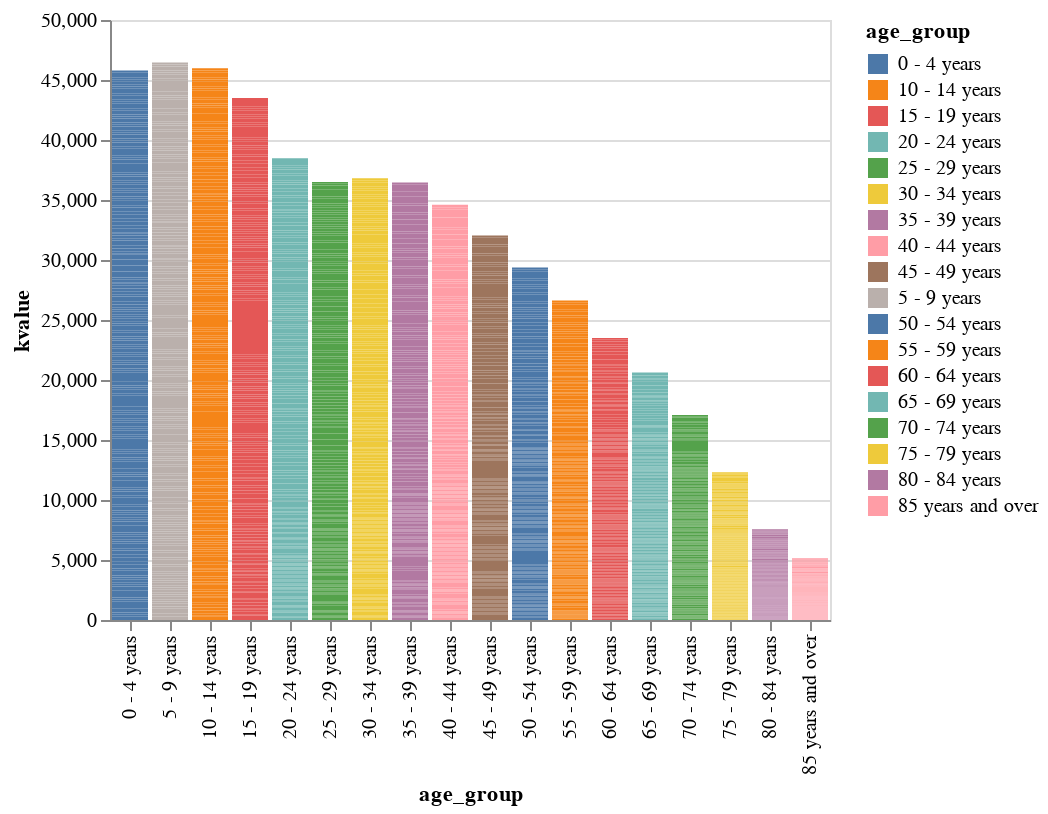

Source (notebook cell):
### Code cell
# Filtering the dataframe to include only the specified age groups
filtered_df = df[df['age_group'].isin(five_year_age_intervals)]

# Create an interactive slider for selecting years.
# The slider ranges from 1950 to 2023 with a step of 1 year.
input_slider = alt.binding_range(min=1950, max=2023, step=1)
slider_selection = alt.selection_single(bind=input_slider, fields=['year'], name="Year")

# Define the order of age groups to be used in the chart.
# This ensures that the age groups are displayed in a logical sequence.
age_group_order = [
    '0 - 4 years', '5 - 9 years', '10 - 14 years', '15 - 19 years', 
    '20 - 24 years', '25 - 29 years', '30 - 34 years', '35 - 39 years', 
    '40 - 44 years', '45 - 49 years', '50 - 54 years', '55 - 59 years', 
    '60 - 64 years', '65 - 69 years', '70 - 74 years', '75 - 79 years', 
    '80 - 84 years', '85 years and over'
]

# Create the chart using Altair
chart = alt.Chart(filtered_df).mark_bar().encode(
    x=alt.X('age_group:N', sort=age_group_order),  # Apply custom sorting to the x-axis based on age groups
    y='kvalue:Q',  # Quantitative value for the y-axis
    tooltip=['year', 'age_group', 'kvalue'],  # Tooltip information on hover
    color='age_group:N'  # Color encoding by age group
).add_selection(
    slider_selection  # Add the year slider to the chart
).transform_filter(
    slider_selection  # Filter the data based on the selected year from the slider
)

# Display the chart
chart.display()

### Figure 1 — Vega specification as saved in the notebook (floating-point values rounded to 4 significant figures; data arrays with more than 128 entries replaced by an {"elided": "..."} marker saying what was removed)
{"$schema": "https://vega.github.io/schema/vega/v5.json", "data": [{"name": "_server_source_0", "values": {"elided": "3996 records"}}, {"name": "Year_store"}, {"name": "source_0", "source": "_server_source_0", "transform": [{"type": "filter", "expr": "!length(data(\"Year_store\")) || vlSelectionTest(\"Year_store\", datum)"}, {"type": "formula", "expr": "datum[\"age_group\"]===\"0 - 4 years\" ? 0 : datum[\"age_group\"]===\"5 - 9 years\" ? 1 : datum[\"age_group\"]===\"10 - 14 years\" ? 2 : datum[\"age_group\"]===\"15 - 19 years\" ? 3 : datum[\"age_group\"]===\"20 - 24 years\" ? 4 : datum[\"age_group\"]===\"25 - 29 years\" ? 5 : datum[\"age_group\"]===\"30 - 34 years\" ? 6 : datum[\"age_group\"]===\"35 - 39 years\" ? 7 : datum[\"age_group\"]===\"40 - 44 years\" ? 8 : datum[\"age_group\"]===\"45 - 49 years\" ? 9 : datum[\"age_group\"]===\"50 - 54 years\" ? 10 : datum[\"age_group\"]===\"55 - 59 years\" ? 11 : datum[\"age_group\"]===\"60 - 64 years\" ? 12 : datum[\"age_group\"]===\"65 - 69 years\" ? 13 : datum[\"age_group\"]===\"70 - 74 years\" ? 14 : datum[\"age_group\"]===\"75 - 79 years\" ? 15 : datum[\"age_group\"]===\"80 - 84 years\" ? 16 : datum[\"age_group\"]===\"85 years and over\" ? 17 : 18", "as": "x_age_group_sort_index"}, {"type": "project", "fields": ["age_group", "kvalue", "x_age_group_sort_index", "year"]}]}, {"name": "data_0", "source": "source_0", "transform": [{"type": "stack", "field": "kvalue", "groupby": ["age_group"], "sort": {"field": [], "order": []}, "as": ["kvalue_start", "kvalue_end"], "offset": "zero"}, {"type": "filter", "expr": "isValid(datum[\"kvalue\"]) && isFinite(+datum[\"kvalue\"])"}, {"type": "project", "fields": ["age_group", "kvalue", "kvalue_end", "kvalue_start", "year"]}]}, {"name": "source_0_x_domain_age_group", "source": "source_0", "transform": [{"type": "aggregate", "groupby": ["age_group"], "fields": ["x_age_group_sort_index"], "ops": ["min"], "as": ["sort_field"]}, {"type": "project", "fields": ["age_group", "sort_field"]}]}, {"name": "data_0_color_domain_age_group", "source": "data_0", "transform": [{"type": "aggregate", "groupby": ["age_group"], "fields": [], "ops": [], "as": []}, {"type": "formula", "expr": "datum['age_group']", "as": "sort_field"}, {"type": "project", "fields": ["age_group"]}]}], "signals": [{"name": "x_step", "value": 20}, {"name": "width", "update": "bandspace(domain('x').length, 0.1, 0.05) * x_step"}, {"name": "unit", "value": {}, "on": [{"events": "pointermove", "update": "isTuple(group()) ? group() : unit"}]}, {"name": "Year_year", "value": null, "bind": {"input": "range", "max": 2023, "min": 1950, "step": 1}}, {"name": "Year", "update": "vlSelectionResolve(\"Year_store\", \"union\", true, true)"}, {"name": "Year_tuple", "update": "Year_year !== null ? {fields: Year_tuple_fields, values: [Year_year]} : null"}, {"name": "Year_tuple_fields", "value": [{"type": "E", "field": "year"}]}, {"name": "Year_modify", "on": [{"events": {"signal": "Year_tuple"}, "update": "modify(\"Year_store\", Year_tuple, true)"}]}], "marks": [{"type": "rect", "name": "marks", "from": {"data": "data_0"}, "encode": {"update": {"description": {"signal": "\"age_group: \" + (isValid(datum[\"age_group\"]) ? datum[\"age_group\"] : \"\"+datum[\"age_group\"]) + \"; kvalue: \" + (format(datum[\"kvalue\"], \"\")) + \"; year: \" + (format(datum[\"year\"], \"\"))"}, "x": {"field": "age_group", "scale": "x"}, "width": {"signal": "max(0.25, bandwidth('x'))"}, "fill": {"field": "age_group", "scale": "color"}, "y2": {"field": "kvalue_start", "scale": "y"}, "y": {"field": "kvalue_end", "scale": "y"}, "ariaRoleDescription": {"value": "bar"}, "tooltip": {"signal": "{\"year\": format(datum[\"year\"], \"\"), \"age_group\": isValid(datum[\"age_group\"]) ? datum[\"age_group\"] : \"\"+datum[\"age_group\"], \"kvalue\": format(datum[\"kvalue\"], \"\")}"}}}, "style": ["bar"], "interactive": true}], "scales": [{"name": "x", "type": "band", "domain": {"data": "source_0_x_domain_age_group", "field": "age_group", "sort": {"op": "max", "field": "sort_field"}}, "range": {"step": {"signal": "x_step"}}, "paddingInner": 0.1, "paddingOuter": 0.05}, {"name": "y", "type": "linear", "domain": {"data": "data_0", "fields": ["kvalue_start", "kvalue_end"]}, "range": [{"signal": "height"}, 0], "zero": true, "nice": true}, {"name": "color", "type": "ordinal", "domain": {"data": "data_0_color_domain_age_group", "field": "age_group", "sort": true}, "range": "category"}], "axes": [{"scale": "y", "domain": false, "grid": true, "tickCount": {"signal": "ceil(height/40)"}, "aria": false, "gridScale": "x", "orient": "left", "ticks": false, "minExtent": 0, "labels": false, "zindex": 0, "maxExtent": 0}, {"scale": "x", "title": "age_group", "labelBaseline": "middle", "grid": false, "labelAlign": "right", "labelAngle": 270, "zindex": 0, "orient": "bottom"}, {"scale": "y", "zindex": 0, "orient": "left", "title": "kvalue", "grid": false, "tickCount": {"signal": "ceil(height/40)"}, "labelOverlap": true}], "background": "white", "padding": 5, "legends": [{"fill": "color", "symbolType": "square", "title": "age_group"}], "height": 300, "style": "cell"}
